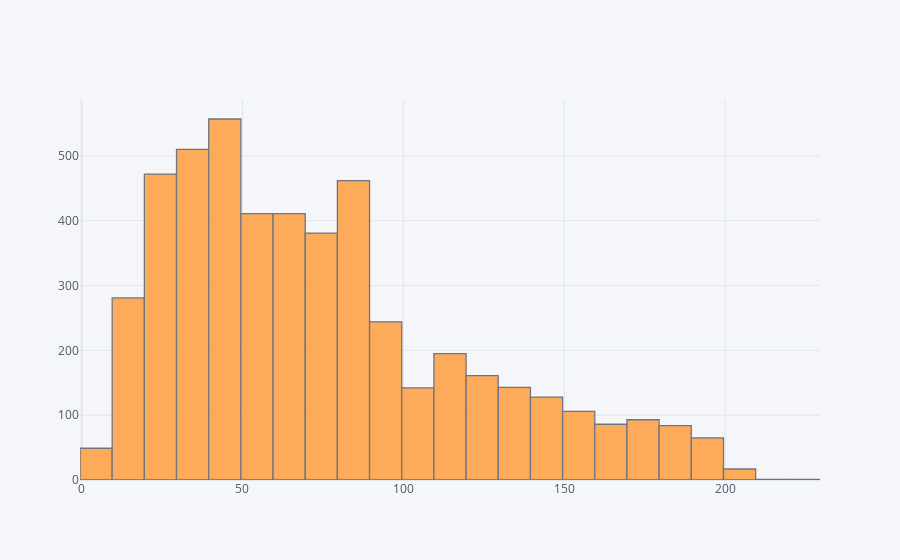

Source (notebook cell):
### Markdown cell above
Highest family count is listed as 1 individual for this data set. This could potentially have some effect on whether an individual receives a loan that is personalized and aligns with their financial capabilities and needs.

### Code cell
bank_data['Income'].iplot(kind='hist', bins=30)

### Figure 1 — Plotly figure (JSON) as saved in the notebook; plotly's stock layout.template omitted (floating-point values rounded to 4 significant figures; data arrays with more than 128 entries replaced by an {"elided": "..."} marker saying what was removed)
{"data": [{"histfunc": "count", "histnorm": "", "marker": {"color": "rgba(255, 153, 51, 1.0)", "line": {"color": "#4D5663", "width": 1.3}}, "name": "Income", "nbinsx": 30, "opacity": 0.8, "orientation": "v", "type": "histogram", "x": {"elided": "5000 int values"}}], "layout": {"autosize": true, "barmode": "overlay", "legend": {"bgcolor": "#F5F6F9", "font": {"color": "#4D5663"}}, "paper_bgcolor": "#F5F6F9", "plot_bgcolor": "#F5F6F9", "title": {"font": {"color": "#4D5663"}}, "xaxis": {"autorange": true, "gridcolor": "#E1E5ED", "range": [-0.5, 229.5], "showgrid": true, "tickfont": {"color": "#4D5663"}, "title": {"font": {"color": "#4D5663"}, "text": ""}, "type": "linear", "zerolinecolor": "#E1E5ED"}, "yaxis": {"autorange": true, "gridcolor": "#E1E5ED", "range": [0, 586.3], "showgrid": true, "tickfont": {"color": "#4D5663"}, "title": {"font": {"color": "#4D5663"}, "text": ""}, "zerolinecolor": "#E1E5ED"}}}
